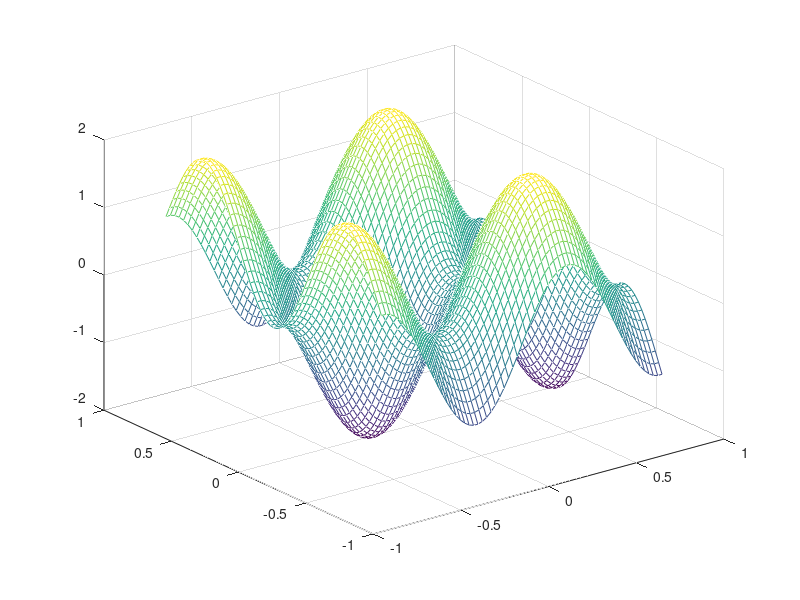

Reproduce this figure in MATLAB. (Note: this script raises an error after producing the figure.)
close all
clear
clc


delta_x=0.025;
delta_y=0.025;

x=-0.8:delta_x:0.8;
y=x;

[X,Y]=meshgrid(x,y);
Z=sin(6*X)-cos(6*Y);
mesh(X,Y,Z)


f=fopen('../data/saddle.txt','w+');
fprintf(f,'%f %f %f\n',x(1),delta_x,x(end));
fprintf(f,'%f %f %f\n',y(1),delta_y,y(end));
for i=1:length(X)
    for j=1:length(X)
        fprintf(f,'%f %f %f\n',X(i,j),Y(i,j),Z(i,j));
    end
end
fclose(f);